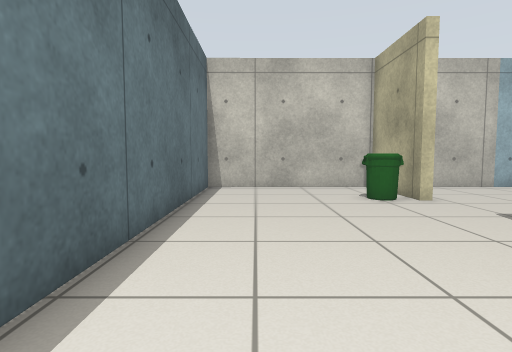
View 1 (above)

22 first-person views from a walk through a robot-simulator world made for Gazebo. The camera is 0.72 m above the floor, tilts 4° down and sees 80° across. The lines on the ground mark 1 m squares. The floor is counted in squares, 0.5 m on a side. Each view is taken from the middle of a square. On the plan, view 1 faces up. The plan holds only what a view shows up to about 14 squares ahead; the rest is blank. The robots in the file are not drawn. Simple shapes stand in for some stock models. Surface patterns are stand-ins for the level's own textures.

View 2
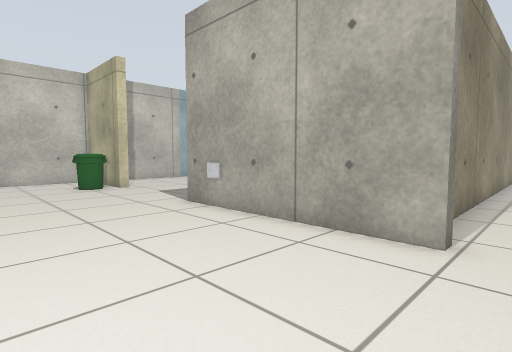

View 3
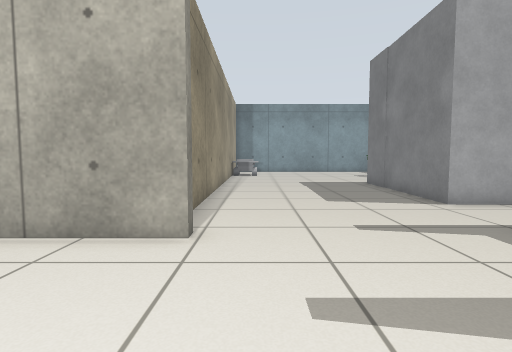

View 4
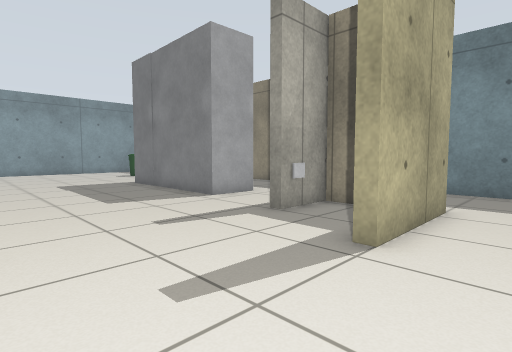

View 5
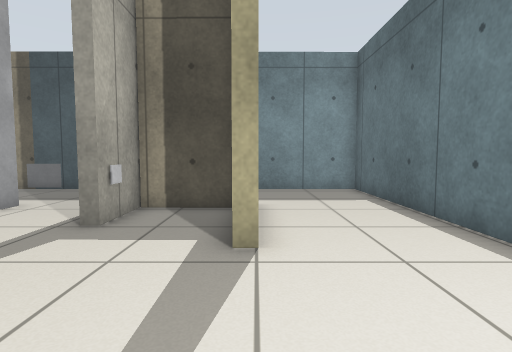

View 6
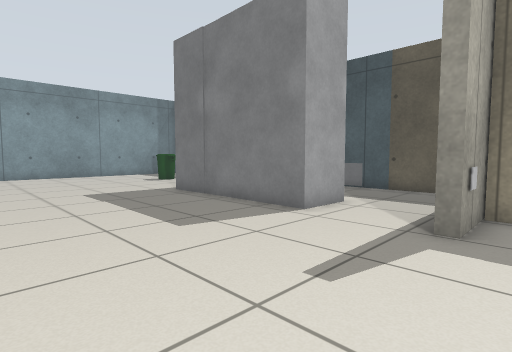

View 7
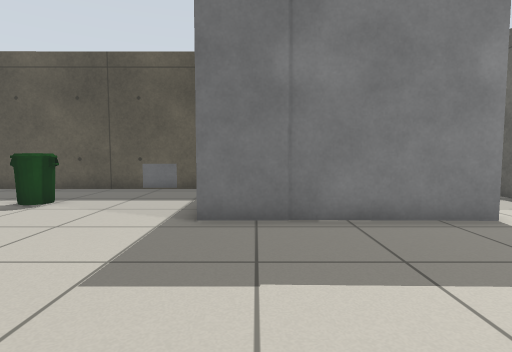

View 8
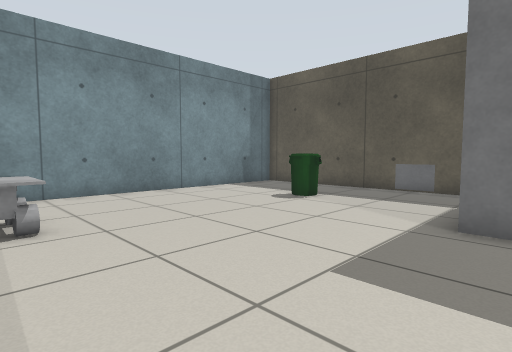

View 9
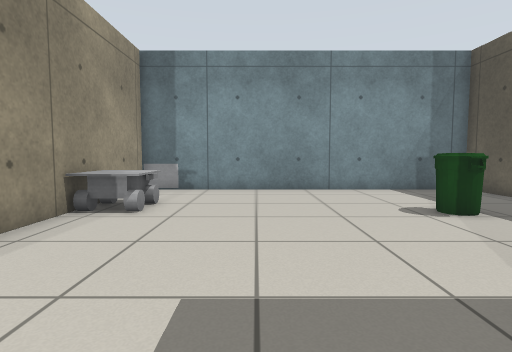

View 10
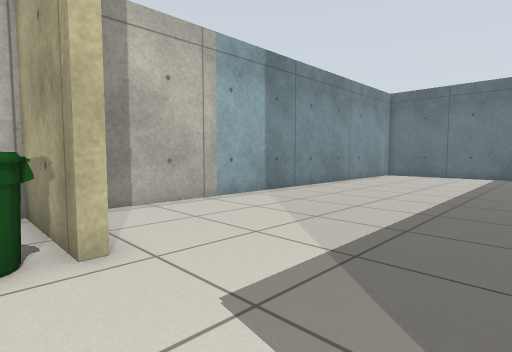

View 11
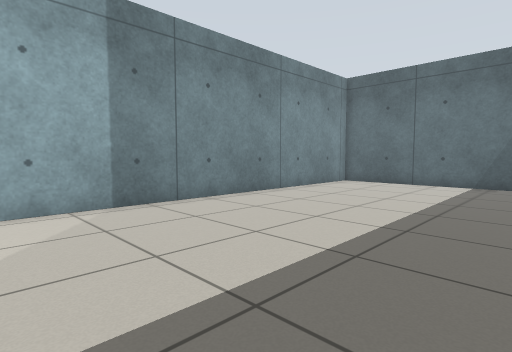

View 12
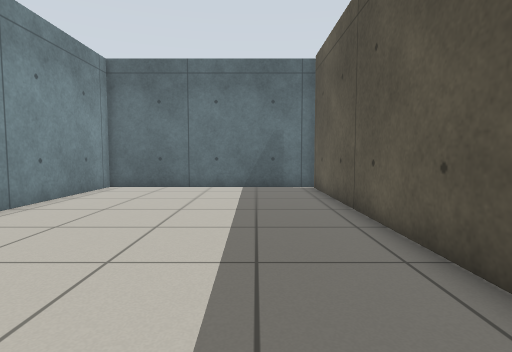

View 13
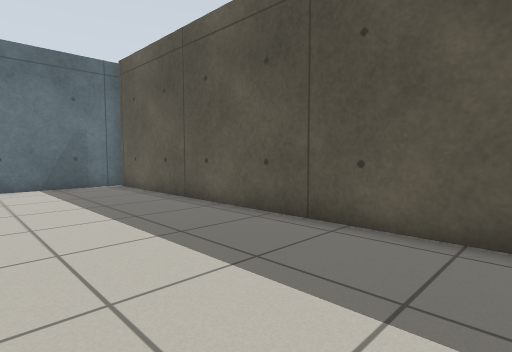

View 14
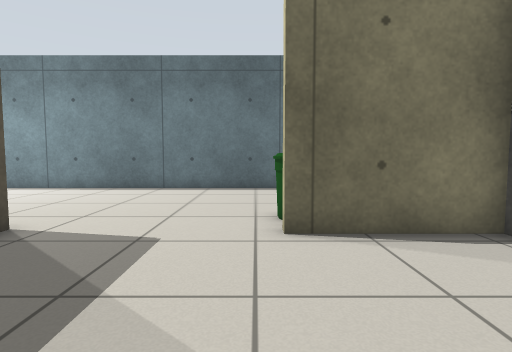

View 15
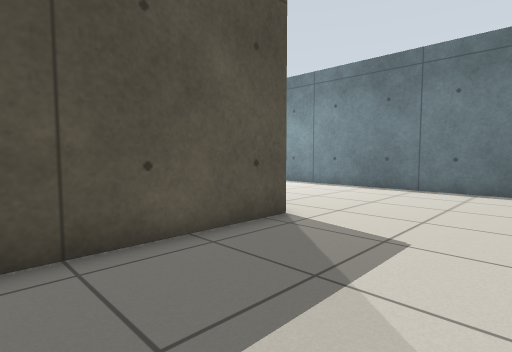

View 16
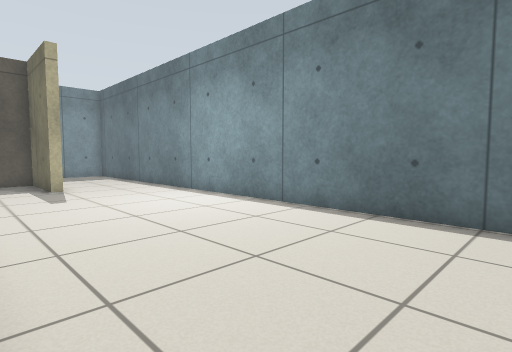

View 17
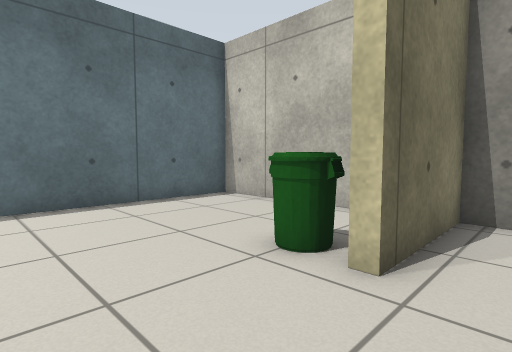

View 18
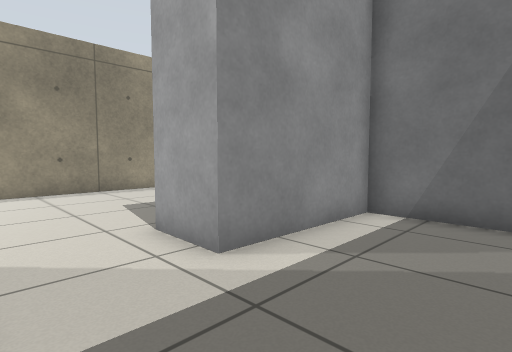

View 19
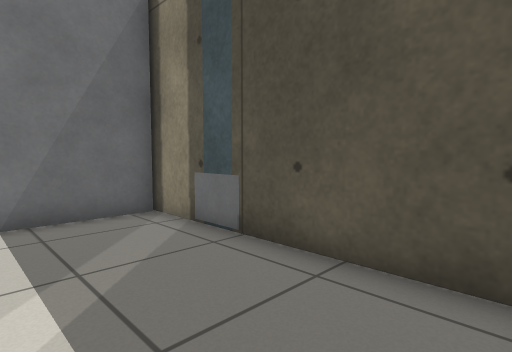

View 20
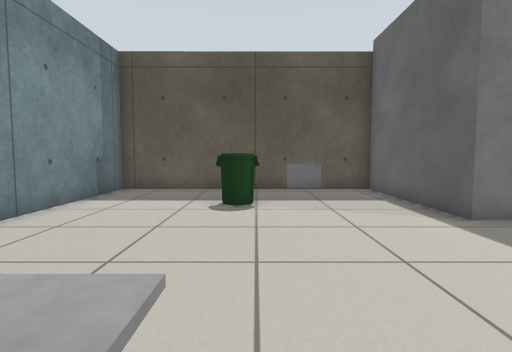

View 21
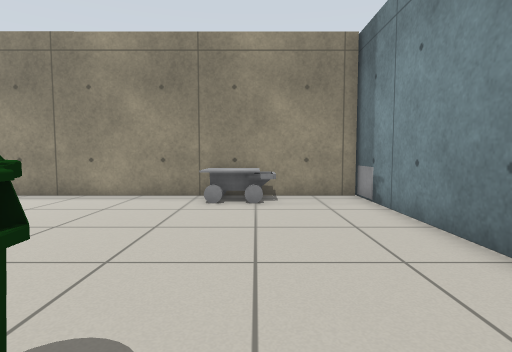

View 22
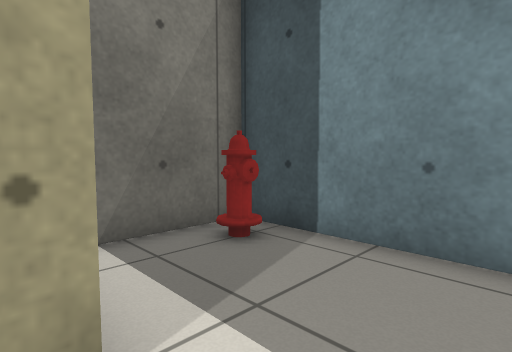

### Floor plan
Key: @ floor where view 1 was taken; # wall or solid block; x gap in a wall; . floor; B bin; P grey panel; G grey box; W window; H fire hydrant; O other object.
Columns run from 2 left of view 1 to 26 right of it. Each row starts with its distance up from view 1.
 14 #############################
 13 #......#....................#
 12 #......#....................#
 11 #......#....................#
 10 #.....B#....................#
  9 #...........................#
  8 #...........................#
  7 #...........................#
  6 #...........................#
  5 #...........................#
  4 #......####################x#
  3 #......P
  2 #......#
  1 #......#
  0 #.@....#
 -1 #......#
 -2 #......######################
 -3 #......................OO...W
 -4 #......................OO...#
 -5 #...........................#
 -6 #...........................#
 -7 #...........................#
 -8 #...#.......................#
 -9 #...#.......................#
-10 #...#..P...GGGGG  ..........#
-11 #...####...GGGGG  ..........#
-12 #......#........ G....BB....#
-13 #......#........GG..........#
-14 #.....H#........GG..........#
-15 #.....H#........GG..........#
-16 #############################

Positions as (right, up) in squares from view 1, and headings:
1: (0, 0), facing up
2: (0, -4), facing up-right
3: (0, -4), facing right
4: (0, -3), facing down-right
5: (2, -3), facing down
6: (4, -3), facing down-right
7: (14, -3), facing down
8: (14, -3), facing down-right
9: (13, -7), facing right
10: (4, 5), facing up-right
11: (10, 5), facing up-right
12: (12, 7), facing right
13: (11, 10), facing down-right
14: (11, 9), facing left
15: (11, 9), facing down-left
16: (5, 6), facing down-left
17: (7, 6), facing up-left
18: (6, -15), facing up-right
19: (6, -12), facing down-right
20: (20, -3), facing down
21: (22, -13), facing up
22: (0, -11), facing down-right
